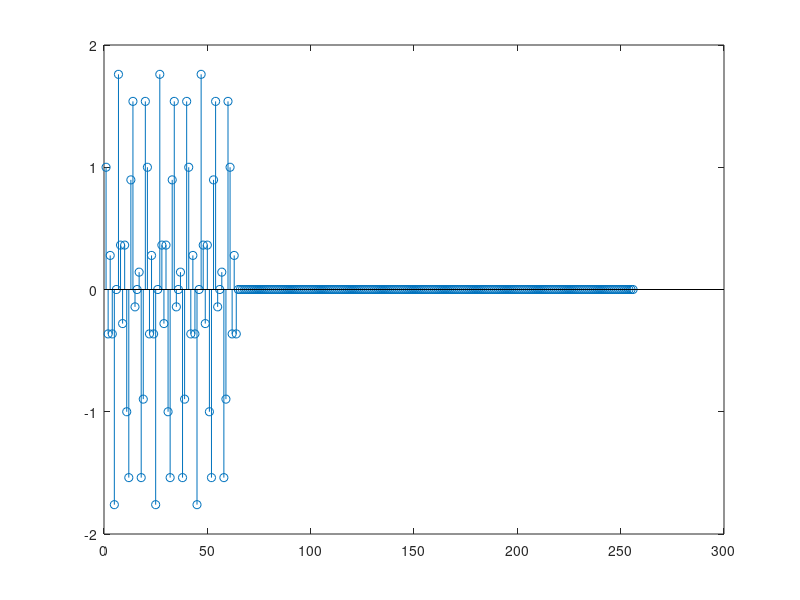
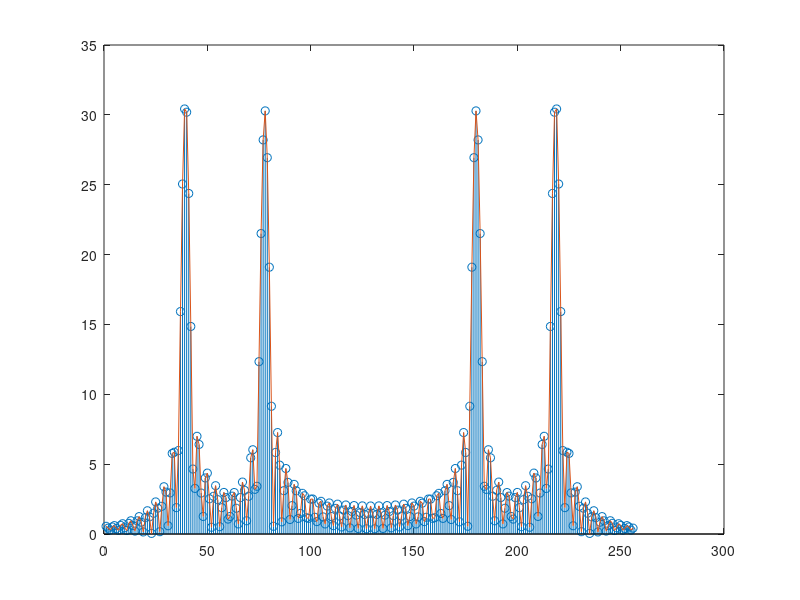
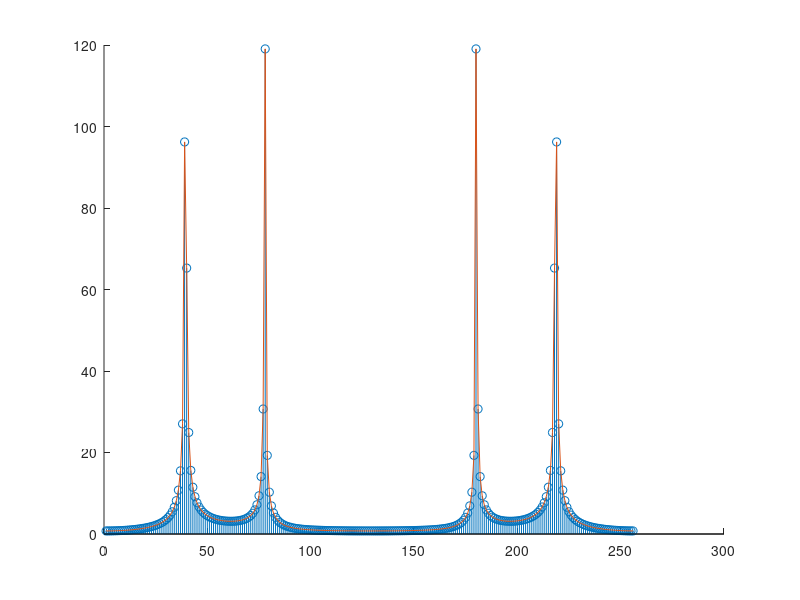
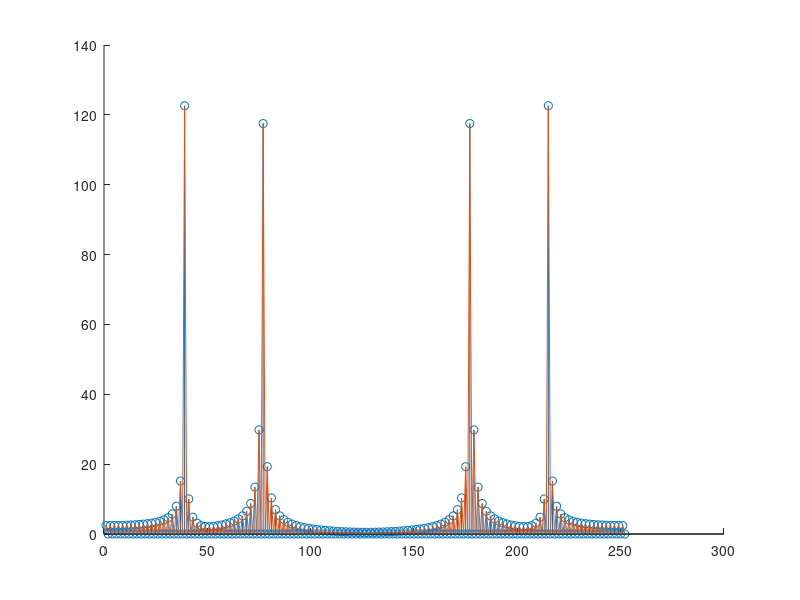

Source code (MATLAB) for these figures, in order:
%验证离散信号的周期性
% t = 0:0.01:10
% y = sin(1*t + pi / 70);
% figure(1)
% plot(t,y)
% hold on;
% z = sin((1+2*pi)*t + pi / 70);
% plot(t,z)
% hold off
%%此方法为了验证DFT栅栏效应，由作图可以观察到，不论是采取补零还是增加采样点，相对于DTFT来说，栅栏效应都明显变好，所谓的补零不能解决的事情，是周期离散信号当成原始信号，这样相对于此周期离散信号来说，的确补零引入许多干扰项，
%%但是对于一般信号来说，本身就是时域有限信号，相当于时域信号范围之外也全都是零，所以相对于时域有限信号而言，本身补零不存在引入干扰的说法
%%由作出的图也可以发现，不论是补零还是增加采样点，DFT都是在DTFT上的采样，表示DFT并不会对DTFT产生干扰
%%但是明显，增加采样点后的DFT更加贴近于无限信号cos与sin 的频谱，（但是这不是由于栅栏效应引起的，而是由于有限截取（加窗），产生的旁瓣泄露）
%%
%%访问此网站
%https://books.google.com.hk/books?id=JUqy-M3XqZwC&pg=PA222&lpg=PA222&dq=DFT+%E8%A1%A5%E9%9B%B6&source=bl&ots=ETTvvtV_Kx&sig=XGfuEOV1Y8Fd1wiDXCH-Q47CiqE&hl=zh-CN&sa=X&ved=0ahUKEwjf09DQ1-nVAhVBNbwKHYcSBnIQ6AEIVjAJ#v=onepage&q=DFT%20%E8%A1%A5%E9%9B%B6&f=false
%%
%%通过补零来验证图像
M=64;%M点是采样点的
N=256;%总点数256个，补零点N-M个
f1=-300;
f2=-600;
fn=2000;
m=0:M-1;
yn=cos(2*pi*f1*m/fn)+sin(2*pi*f2*m/fn);%原始信号（此原始信号已经相当于被截取到中间一截）
zn=zeros(1,N-M);%零矩阵用以补零拼接
xn=[yn,zn];%拼接
%xn = gaussmf(n,[0.5,5]);%高斯函数
n=0:N-1;
k=0:N-1;
WN=exp(-1j*2*pi/N);
nk=n'*k;
WNnk=WN.^nk;
Xk=xn*WN.^nk;
figure(1)
stem(xn)%显示原图像
figure(2)
stem(abs(Xk))%显示DFT图像
hold on
[H,W]=freqz(xn,1,N,'whole'); 
plot(abs(H))%显示dtft图像
hold off
%%
%%增加采样点
M=256;
N=256;
f1=-300;
f2=-600;
fn=2000;
m=0:M-1;
yn=cos(2*pi*f1*m/fn)+sin(2*pi*f2*m/fn);
zn=zeros(1,N-M);
xn=[yn,zn];
%xn = gaussmf(n,[0.5,5]);%高斯函数
n=0:N-1;
k=0:N-1;
WN=exp(-1j*2*pi/N);
nk=n'*k;
WNnk=WN.^nk;
Xk=xn*WN.^nk;
figure(3)
hold on
stem(abs(Xk))
[H,W]=freqz(xn,1,N,'whole'); 
plot(abs(H))
%%
%偏门方法：将截后的部分矩阵直接复制贴到后边，查看dtft与DFT
M=126;
N=126;
f1=-300;
f2=-600;
fn=2000;
m=0:M-1;
yn=cos(2*pi*f1*m/fn)+sin(2*pi*f2*m/fn);
xn=[yn,yn];
%xn = gaussmf(n,[0.5,5]);%高斯函数
N=N*2;
n=0:N-1;
k=0:N-1;
WN=exp(-1j*2*pi/N);
nk=n'*k;
WNnk=WN.^nk;
Xk=xn*WN.^nk;
figure(4)
hold on
stem(abs(Xk))
[H,W]=freqz(xn,1,N,'whole'); 
plot(abs(H))